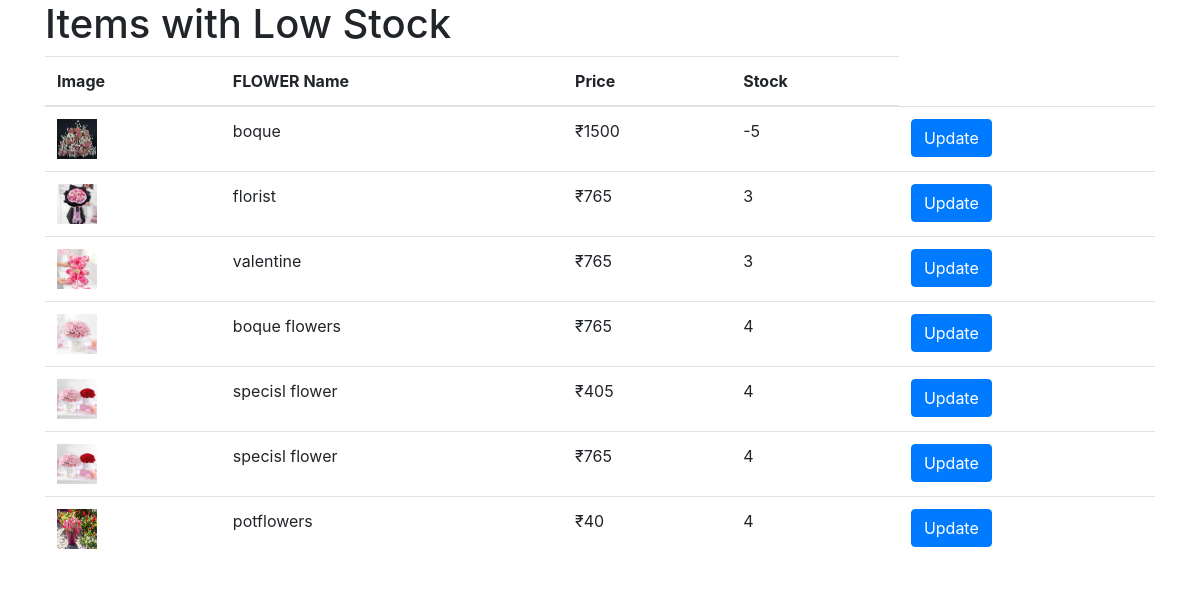
Screenshot of /lowstock with the database file from the repository.
### apps/models.py (models this page shows)
class Productdetails(models.Model):
    product_name=models.CharField(max_length=15)
    product_price=models.IntegerField()
    product_image=models.FileField()
    description=models.CharField(max_length=100)
    product_stock=models.IntegerField(default=1)
    category=models.CharField(max_length=20)
    def __str__(self):
        return self.product_name

### apps/views.py (the view)
# urls.py: path('lowstock',views.low_stock),
def low_stock(re):
        a = Productdetails.objects.all()
        l=[]
        for i in a:
            if i.product_stock < 5:
                l.append(i)
        print("l",l)
        return render(re,'lowstock.html',{'item':l})

### template/lowstock.html (shortened to what this page needs)
<!DOCTYPE html>
<html lang="en">
<head>
    {% load static %}
    <link rel="stylesheet" href="https://stackpath.bootstrapcdn.com/bootstrap/4.5.2/css/bootstrap.min.css">
    <link rel="stylesheet" href="https://cdnjs.cloudflare.com/ajax/libs/font-awesome/5.15.4/css/all.min.css">
</head>
<body>
<div class="container">
    <h1>Items with Low Stock</h1>
    <table class="table">
        <thead>
            <tr>
                <th>Image</th>
                <th>FLOWER Name</th>
                <th>Price</th>
                <th>Stock</th>
            </tr>
        </thead>
        <tbody>
            {% for items in item %}
            <tr>
                <td><img src="{{ items.product_image.url }}" alt="{{ items.product_name }}" style="width: 40px; height: 40px;"></td>
                <td>{{ items.product_name }}</td>
                <td>₹{{ items.product_price}}</td>
                <td>{{ items.product_stock }}</td>
                <td>
                    <a href="updateproduct/{{items.pk}}" class="btn btn-primary">Update</a>
                </td>
            </tr>
            {% endfor %}
        </tbody>
    </table>
</div>
</body>
</html>

### rows the page displays
Productdetails: product_image (picture), product_name "boque", product_price "1500", product_stock "-5"
Productdetails: product_image (picture), product_name "florist", product_price "765", product_stock "3"
Productdetails: product_image (picture), product_name "valentine", product_price "765", product_stock "3"
Productdetails: product_image (picture), product_name "boque flowers", product_price "765", product_stock "4"
Productdetails: product_image (picture), product_name "specisl flower", product_price "405", product_stock "4"
Productdetails: product_image (picture), product_name "specisl flower", product_price "765", product_stock "4"
Productdetails: product_image (picture), product_name "potflowers", product_price "40", product_stock "4"
